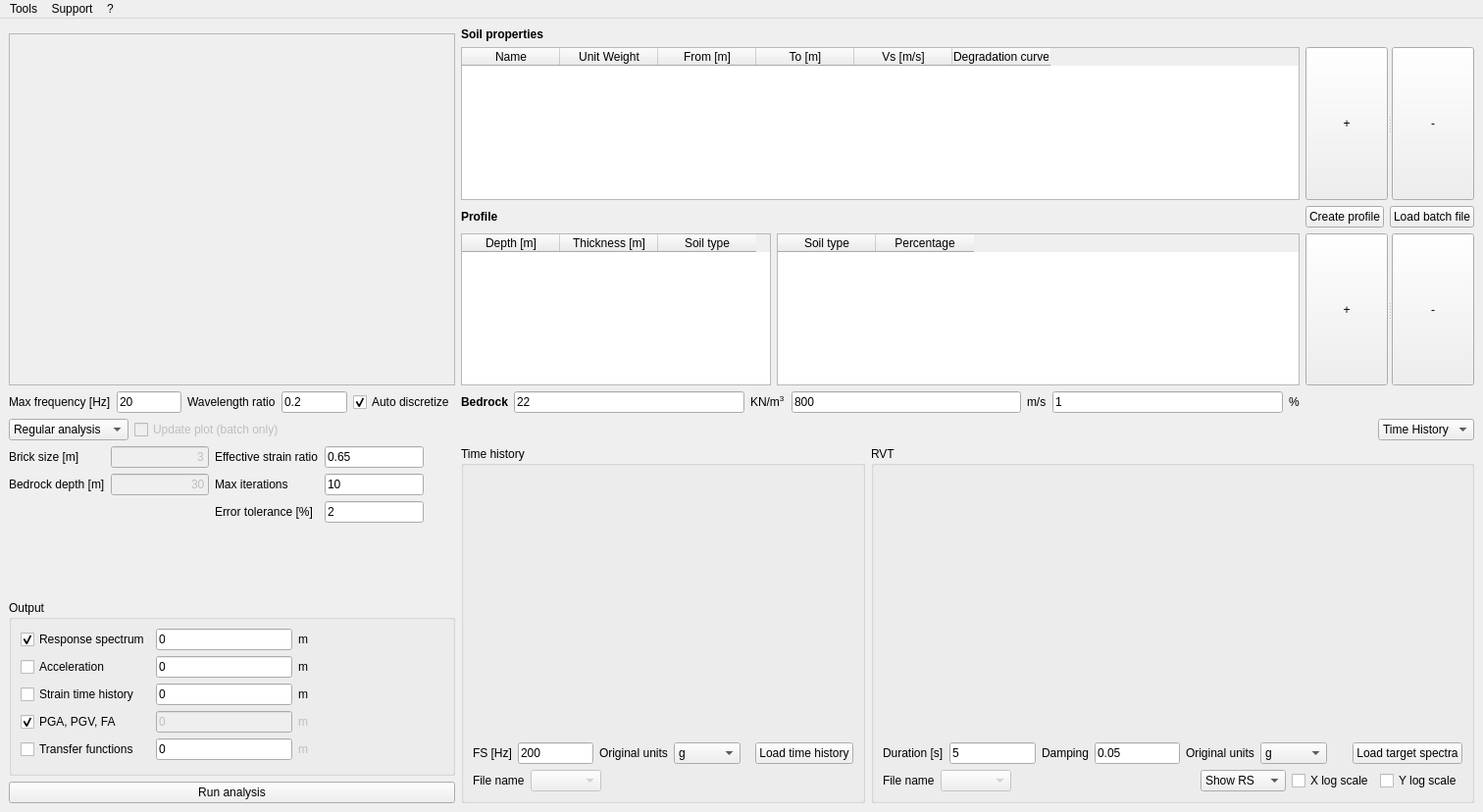
<?xml version="1.0" encoding="UTF-8"?>
<ui version="4.0">
 <class>MainWindow</class>
 <widget class="QMainWindow" name="MainWindow">
  <property name="geometry">
   <rect>
    <x>0</x>
    <y>0</y>
    <width>1512</width>
    <height>828</height>
   </rect>
  </property>
  <property name="windowTitle">
   <string>NC92-Soil</string>
  </property>
  <widget class="QWidget" name="centralwidget">
   <layout class="QGridLayout" name="gridLayout" rowstretch="5,0,5" rowminimumheight="50,0,50">
    <property name="sizeConstraint">
     <enum>QLayout::SetDefaultConstraint</enum>
    </property>
    <property name="verticalSpacing">
     <number>-1</number>
    </property>
    <item row="0" column="1">
     <layout class="QGridLayout" name="gridLayout_soil" columnstretch="3,0">
      <property name="sizeConstraint">
       <enum>QLayout::SetDefaultConstraint</enum>
      </property>
      <item row="5" column="0">
       <widget class="QLabel" name="label_profileProp">
        <property name="sizePolicy">
         <sizepolicy hsizetype="Preferred" vsizetype="Fixed">
          <horstretch>0</horstretch>
          <verstretch>0</verstretch>
         </sizepolicy>
        </property>
        <property name="font">
         <font>
          <bold>true</bold>
         </font>
        </property>
        <property name="text">
         <string>Profile</string>
        </property>
       </widget>
      </item>
      <item row="0" column="0">
       <widget class="QLabel" name="label_SoilProp">
        <property name="sizePolicy">
         <sizepolicy hsizetype="Preferred" vsizetype="Fixed">
          <horstretch>0</horstretch>
          <verstretch>0</verstretch>
         </sizepolicy>
        </property>
        <property name="font">
         <font>
          <bold>true</bold>
         </font>
        </property>
        <property name="text">
         <string>Soil properties</string>
        </property>
       </widget>
      </item>
      <item row="6" column="0">
       <layout class="QHBoxLayout" name="horizontalLayout_profile">
        <item>
         <widget class="QTableWidget" name="tableWidget_Profile">
          <property name="sizePolicy">
           <sizepolicy hsizetype="Preferred" vsizetype="Expanding">
            <horstretch>0</horstretch>
            <verstretch>0</verstretch>
           </sizepolicy>
          </property>
          <property name="sizeAdjustPolicy">
           <enum>QAbstractScrollArea::AdjustToContents</enum>
          </property>
          <attribute name="verticalHeaderDefaultSectionSize">
           <number>30</number>
          </attribute>
          <column>
           <property name="text">
            <string>Depth [m]</string>
           </property>
          </column>
          <column>
           <property name="text">
            <string>Thickness [m]</string>
           </property>
          </column>
          <column>
           <property name="text">
            <string>Soil type</string>
           </property>
          </column>
         </widget>
        </item>
        <item>
         <widget class="QTableWidget" name="tableWidget_Permutations">
          <property name="sizePolicy">
           <sizepolicy hsizetype="Expanding" vsizetype="Expanding">
            <horstretch>0</horstretch>
            <verstretch>0</verstretch>
           </sizepolicy>
          </property>
          <property name="sizeAdjustPolicy">
           <enum>QAbstractScrollArea::AdjustToContents</enum>
          </property>
          <attribute name="verticalHeaderDefaultSectionSize">
           <number>30</number>
          </attribute>
          <column>
           <property name="text">
            <string>Soil type</string>
           </property>
          </column>
          <column>
           <property name="text">
            <string>Percentage</string>
           </property>
          </column>
         </widget>
        </item>
       </layout>
      </item>
      <item row="2" column="1">
       <widget class="QSplitter" name="splitter">
        <property name="sizePolicy">
         <sizepolicy hsizetype="MinimumExpanding" vsizetype="Preferred">
          <horstretch>0</horstretch>
          <verstretch>0</verstretch>
         </sizepolicy>
        </property>
        <property name="orientation">
         <enum>Qt::Horizontal</enum>
        </property>
        <widget class="QPushButton" name="pushButton_addSoil">
         <property name="text">
          <string>+</string>
         </property>
        </widget>
        <widget class="QPushButton" name="pushButton_removeSoil">
         <property name="text">
          <string>-</string>
         </property>
        </widget>
       </widget>
      </item>
      <item row="8" column="0">
       <layout class="QHBoxLayout" name="horizontalLayout_bedrock">
        <property name="sizeConstraint">
         <enum>QLayout::SetDefaultConstraint</enum>
        </property>
        <item>
         <widget class="QLabel" name="label_35">
          <property name="sizePolicy">
           <sizepolicy hsizetype="Preferred" vsizetype="Fixed">
            <horstretch>0</horstretch>
            <verstretch>0</verstretch>
           </sizepolicy>
          </property>
          <property name="font">
           <font>
            <bold>true</bold>
           </font>
          </property>
          <property name="text">
           <string>Bedrock</string>
          </property>
         </widget>
        </item>
        <item>
         <widget class="QLineEdit" name="lineEdit_bedWeight">
          <property name="sizePolicy">
           <sizepolicy hsizetype="Expanding" vsizetype="Fixed">
            <horstretch>0</horstretch>
            <verstretch>0</verstretch>
           </sizepolicy>
          </property>
          <property name="toolTip">
           <string>Bedrock unit weight</string>
          </property>
          <property name="text">
           <string>22</string>
          </property>
         </widget>
        </item>
        <item>
         <widget class="QLabel" name="label_bedUnits_2">
          <property name="sizePolicy">
           <sizepolicy hsizetype="Preferred" vsizetype="Fixed">
            <horstretch>0</horstretch>
            <verstretch>0</verstretch>
           </sizepolicy>
          </property>
          <property name="font">
           <font>
            <bold>false</bold>
           </font>
          </property>
          <property name="text">
           <string>KN/m&lt;sup&gt;3&lt;/sup&gt;</string>
          </property>
          <property name="textFormat">
           <enum>Qt::RichText</enum>
          </property>
         </widget>
        </item>
        <item>
         <widget class="QLineEdit" name="lineEdit_bedVelocity">
          <property name="sizePolicy">
           <sizepolicy hsizetype="Expanding" vsizetype="Fixed">
            <horstretch>0</horstretch>
            <verstretch>0</verstretch>
           </sizepolicy>
          </property>
          <property name="toolTip">
           <string>Bedrock velocity</string>
          </property>
          <property name="text">
           <string>800</string>
          </property>
         </widget>
        </item>
        <item>
         <widget class="QLabel" name="label_36">
          <property name="sizePolicy">
           <sizepolicy hsizetype="Preferred" vsizetype="Fixed">
            <horstretch>0</horstretch>
            <verstretch>0</verstretch>
           </sizepolicy>
          </property>
          <property name="font">
           <font>
            <bold>false</bold>
           </font>
          </property>
          <property name="text">
           <string>m/s</string>
          </property>
         </widget>
        </item>
        <item>
         <widget class="QLineEdit" name="lineEdit_bedDamping">
          <property name="sizePolicy">
           <sizepolicy hsizetype="Expanding" vsizetype="Fixed">
            <horstretch>0</horstretch>
            <verstretch>0</verstretch>
           </sizepolicy>
          </property>
          <property name="toolTip">
           <string>Bedrock damping</string>
          </property>
          <property name="text">
           <string>1</string>
          </property>
         </widget>
        </item>
        <item>
         <widget class="QLabel" name="label_37">
          <property name="sizePolicy">
           <sizepolicy hsizetype="Preferred" vsizetype="Fixed">
            <horstretch>0</horstretch>
            <verstretch>0</verstretch>
           </sizepolicy>
          </property>
          <property name="font">
           <font>
            <bold>false</bold>
           </font>
          </property>
          <property name="text">
           <string>%</string>
          </property>
         </widget>
        </item>
       </layout>
      </item>
      <item row="2" column="0">
       <widget class="QTableWidget" name="tableWidget_Soil">
        <property name="sizePolicy">
         <sizepolicy hsizetype="Preferred" vsizetype="Expanding">
          <horstretch>0</horstretch>
          <verstretch>0</verstretch>
         </sizepolicy>
        </property>
        <property name="sizeAdjustPolicy">
         <enum>QAbstractScrollArea::AdjustToContents</enum>
        </property>
        <attribute name="verticalHeaderDefaultSectionSize">
         <number>30</number>
        </attribute>
        <column>
         <property name="text">
          <string>Name</string>
         </property>
        </column>
        <column>
         <property name="text">
          <string>Unit Weight</string>
         </property>
        </column>
        <column>
         <property name="text">
          <string>From [m]</string>
         </property>
        </column>
        <column>
         <property name="text">
          <string>To [m]</string>
         </property>
        </column>
        <column>
         <property name="text">
          <string>Vs [m/s]</string>
         </property>
        </column>
        <column>
         <property name="text">
          <string>Degradation curve</string>
         </property>
        </column>
       </widget>
      </item>
      <item row="8" column="1">
       <layout class="QHBoxLayout" name="horizontalLayout_vel_damp"/>
      </item>
      <item row="5" column="1">
       <layout class="QHBoxLayout" name="horizontalLayout_create">
        <item>
         <widget class="QPushButton" name="pushButton_drawProfile">
          <property name="text">
           <string>Create profile</string>
          </property>
         </widget>
        </item>
        <item>
         <widget class="QPushButton" name="pushButton_loadBatch">
          <property name="text">
           <string>Load batch file</string>
          </property>
         </widget>
        </item>
       </layout>
      </item>
      <item row="6" column="1">
       <widget class="QSplitter" name="splitter_2">
        <property name="sizePolicy">
         <sizepolicy hsizetype="MinimumExpanding" vsizetype="Preferred">
          <horstretch>0</horstretch>
          <verstretch>0</verstretch>
         </sizepolicy>
        </property>
        <property name="orientation">
         <enum>Qt::Horizontal</enum>
        </property>
        <widget class="QPushButton" name="pushButton_addProfile">
         <property name="text">
          <string>+</string>
         </property>
        </widget>
        <widget class="QPushButton" name="pushButton_removeProfile">
         <property name="text">
          <string>-</string>
         </property>
        </widget>
       </widget>
      </item>
     </layout>
    </item>
    <item row="0" column="0">
     <layout class="QVBoxLayout" name="verticalLayout_display_and_console" stretch="0,2,1">
      <property name="sizeConstraint">
       <enum>QLayout::SetDefaultConstraint</enum>
      </property>
      <item>
       <widget class="MplWidget" name="graphWidget" native="true">
        <property name="sizePolicy">
         <sizepolicy hsizetype="Preferred" vsizetype="Preferred">
          <horstretch>0</horstretch>
          <verstretch>0</verstretch>
         </sizepolicy>
        </property>
        <property name="minimumSize">
         <size>
          <width>0</width>
          <height>0</height>
         </size>
        </property>
       </widget>
      </item>
      <item>
       <widget class="QPlainTextEdit" name="plainTextEdit_overview">
        <property name="enabled">
         <bool>false</bool>
        </property>
        <property name="sizePolicy">
         <sizepolicy hsizetype="Preferred" vsizetype="Preferred">
          <horstretch>0</horstretch>
          <verstretch>0</verstretch>
         </sizepolicy>
        </property>
        <property name="textInteractionFlags">
         <set>Qt::TextSelectableByKeyboard|Qt::TextSelectableByMouse</set>
        </property>
       </widget>
      </item>
      <item>
       <layout class="QHBoxLayout" name="horizontalLayout_13">
        <property name="sizeConstraint">
         <enum>QLayout::SetDefaultConstraint</enum>
        </property>
        <item>
         <widget class="QLabel" name="label_15">
          <property name="font">
           <font>
            <bold>false</bold>
           </font>
          </property>
          <property name="text">
           <string>Max frequency [Hz]</string>
          </property>
         </widget>
        </item>
        <item>
         <widget class="QLineEdit" name="lineEdit_maxFreq">
          <property name="text">
           <string>20</string>
          </property>
         </widget>
        </item>
        <item>
         <widget class="QLabel" name="label_16">
          <property name="font">
           <font>
            <bold>false</bold>
           </font>
          </property>
          <property name="text">
           <string>Wavelength ratio</string>
          </property>
         </widget>
        </item>
        <item>
         <widget class="QLineEdit" name="lineEdit_waveLength">
          <property name="text">
           <string>0.2</string>
          </property>
         </widget>
        </item>
        <item>
         <widget class="QCheckBox" name="checkBox_autoDiscretize">
          <property name="text">
           <string>Auto discretize</string>
          </property>
          <property name="checked">
           <bool>true</bool>
          </property>
         </widget>
        </item>
        <item>
         <spacer name="horizontalSpacer_2">
          <property name="orientation">
           <enum>Qt::Horizontal</enum>
          </property>
          <property name="sizeHint" stdset="0">
           <size>
            <width>40</width>
            <height>20</height>
           </size>
          </property>
         </spacer>
        </item>
       </layout>
      </item>
     </layout>
    </item>
    <item row="2" column="1">
     <layout class="QVBoxLayout" name="verticalLayout_input">
      <property name="sizeConstraint">
       <enum>QLayout::SetDefaultConstraint</enum>
      </property>
      <item>
       <layout class="QHBoxLayout" name="horizontalLayout">
        <item>
         <spacer name="horizontalSpacer_3">
          <property name="orientation">
           <enum>Qt::Horizontal</enum>
          </property>
          <property name="sizeHint" stdset="0">
           <size>
            <width>40</width>
            <height>20</height>
           </size>
          </property>
         </spacer>
        </item>
        <item>
         <widget class="QComboBox" name="comboBox_THorRVT">
          <item>
           <property name="text">
            <string>Time History</string>
           </property>
          </item>
          <item>
           <property name="text">
            <string>RVT</string>
           </property>
          </item>
         </widget>
        </item>
       </layout>
      </item>
      <item>
       <layout class="QHBoxLayout" name="horizontalLayout_input_settings">
        <item>
         <widget class="QGroupBox" name="groupBox_TH">
          <property name="autoFillBackground">
           <bool>true</bool>
          </property>
          <property name="title">
           <string>Time history</string>
          </property>
          <layout class="QVBoxLayout" name="verticalLayout">
           <property name="sizeConstraint">
            <enum>QLayout::SetDefaultConstraint</enum>
           </property>
           <item>
            <widget class="MplWidget" name="graphWidget_TH" native="true">
             <property name="sizePolicy">
              <sizepolicy hsizetype="Preferred" vsizetype="Preferred">
               <horstretch>0</horstretch>
               <verstretch>0</verstretch>
              </sizepolicy>
             </property>
             <property name="minimumSize">
              <size>
               <width>0</width>
               <height>0</height>
              </size>
             </property>
            </widget>
           </item>
           <item>
            <layout class="QHBoxLayout" name="horizontalLayout_2">
             <item>
              <widget class="QLabel" name="label_7">
               <property name="font">
                <font>
                 <bold>false</bold>
                </font>
               </property>
               <property name="text">
                <string>FS [Hz]</string>
               </property>
              </widget>
             </item>
             <item>
              <widget class="QLineEdit" name="lineEdit_FS">
               <property name="toolTip">
                <string>If specified in input file, sample frequency will be automatically imported from input file</string>
               </property>
               <property name="text">
                <string>200</string>
               </property>
              </widget>
             </item>
             <item>
              <widget class="QLabel" name="label_8">
               <property name="font">
                <font>
                 <bold>false</bold>
                </font>
               </property>
               <property name="text">
                <string>Original units</string>
               </property>
              </widget>
             </item>
             <item>
              <widget class="QComboBox" name="comboBox_Units">
               <item>
                <property name="text">
                 <string>g</string>
                </property>
               </item>
               <item>
                <property name="text">
                 <string>cm/s^2</string>
                </property>
               </item>
               <item>
                <property name="text">
                 <string>m/s^2</string>
                </property>
               </item>
              </widget>
             </item>
             <item>
              <spacer name="horizontalSpacer_6">
               <property name="orientation">
                <enum>Qt::Horizontal</enum>
               </property>
               <property name="sizeHint" stdset="0">
                <size>
                 <width>40</width>
                 <height>20</height>
                </size>
               </property>
              </spacer>
             </item>
             <item>
              <widget class="QPushButton" name="pushButton_loadTH">
               <property name="text">
                <string>Load time history</string>
               </property>
              </widget>
             </item>
            </layout>
           </item>
           <item>
            <layout class="QHBoxLayout" name="horizontalLayout_3">
             <item>
              <widget class="QLabel" name="label_14">
               <property name="font">
                <font>
                 <bold>false</bold>
                </font>
               </property>
               <property name="text">
                <string>File name</string>
               </property>
              </widget>
             </item>
             <item>
              <widget class="QComboBox" name="comboBox_eventList">
               <property name="enabled">
                <bool>false</bool>
               </property>
              </widget>
             </item>
             <item>
              <spacer name="horizontalSpacer_4">
               <property name="orientation">
                <enum>Qt::Horizontal</enum>
               </property>
               <property name="sizeHint" stdset="0">
                <size>
                 <width>40</width>
                 <height>20</height>
                </size>
               </property>
              </spacer>
             </item>
            </layout>
           </item>
          </layout>
         </widget>
        </item>
        <item>
         <widget class="QGroupBox" name="groupBox_RVT">
          <property name="autoFillBackground">
           <bool>true</bool>
          </property>
          <property name="title">
           <string>RVT</string>
          </property>
          <layout class="QVBoxLayout" name="verticalLayout_6" stretch="4,1,1">
           <item>
            <widget class="MplWidget" name="graphWidget_Spectrum" native="true">
             <property name="sizePolicy">
              <sizepolicy hsizetype="Preferred" vsizetype="Preferred">
               <horstretch>0</horstretch>
               <verstretch>0</verstretch>
              </sizepolicy>
             </property>
             <property name="minimumSize">
              <size>
               <width>0</width>
               <height>0</height>
              </size>
             </property>
            </widget>
           </item>
           <item>
            <layout class="QHBoxLayout" name="horizontalLayout_10">
             <item>
              <widget class="QLabel" name="label_31">
               <property name="text">
                <string>Duration [s]</string>
               </property>
              </widget>
             </item>
             <item>
              <widget class="QLineEdit" name="lineEdit_duration">
               <property name="text">
                <string>5</string>
               </property>
              </widget>
             </item>
             <item>
              <widget class="QLabel" name="label_32">
               <property name="text">
                <string>Damping</string>
               </property>
              </widget>
             </item>
             <item>
              <widget class="QLineEdit" name="lineEdit_damping">
               <property name="text">
                <string>0.05</string>
               </property>
              </widget>
             </item>
             <item>
              <widget class="QLabel" name="label_33">
               <property name="font">
                <font>
                 <bold>false</bold>
                </font>
               </property>
               <property name="text">
                <string>Original units</string>
               </property>
              </widget>
             </item>
             <item>
              <widget class="QComboBox" name="comboBox_SpectraUnits">
               <item>
                <property name="text">
                 <string>g</string>
                </property>
               </item>
               <item>
                <property name="text">
                 <string>cm/s^2</string>
                </property>
               </item>
               <item>
                <property name="text">
                 <string>m/s^2</string>
                </property>
               </item>
              </widget>
             </item>
             <item>
              <spacer name="horizontalSpacer_7">
               <property name="orientation">
                <enum>Qt::Horizontal</enum>
               </property>
               <property name="sizeHint" stdset="0">
                <size>
                 <width>40</width>
                 <height>20</height>
                </size>
               </property>
              </spacer>
             </item>
             <item>
              <widget class="QPushButton" name="pushButton_loadSpectra">
               <property name="text">
                <string>Load target spectra</string>
               </property>
              </widget>
             </item>
            </layout>
           </item>
           <item>
            <layout class="QHBoxLayout" name="horizontalLayout_11">
             <item>
              <widget class="QLabel" name="label_34">
               <property name="text">
                <string>File name</string>
               </property>
              </widget>
             </item>
             <item>
              <widget class="QComboBox" name="comboBox_spectraList">
               <property name="enabled">
                <bool>false</bool>
               </property>
              </widget>
             </item>
             <item>
              <spacer name="horizontalSpacer_5">
               <property name="orientation">
                <enum>Qt::Horizontal</enum>
               </property>
               <property name="sizeHint" stdset="0">
                <size>
                 <width>40</width>
                 <height>20</height>
                </size>
               </property>
              </spacer>
             </item>
             <item>
              <widget class="QComboBox" name="comboBox_showWhat">
               <item>
                <property name="text">
                 <string>Show RS</string>
                </property>
               </item>
               <item>
                <property name="text">
                 <string>Show FAS</string>
                </property>
               </item>
              </widget>
             </item>
             <item>
              <widget class="QCheckBox" name="checkBox_xlog">
               <property name="text">
                <string>X log scale</string>
               </property>
              </widget>
             </item>
             <item>
              <widget class="QCheckBox" name="checkBox_ylog">
               <property name="text">
                <string>Y log scale</string>
               </property>
              </widget>
             </item>
            </layout>
           </item>
          </layout>
         </widget>
        </item>
       </layout>
      </item>
     </layout>
    </item>
    <item row="2" column="0">
     <layout class="QVBoxLayout" name="verticalLayout_output_and_settings">
      <property name="sizeConstraint">
       <enum>QLayout::SetDefaultConstraint</enum>
      </property>
      <item>
       <layout class="QVBoxLayout" name="verticalLayout_analysis_and_bricks">
        <property name="sizeConstraint">
         <enum>QLayout::SetDefaultConstraint</enum>
        </property>
        <item>
         <layout class="QHBoxLayout" name="horizontalLayout_analysis_type">
          <item>
           <widget class="QComboBox" name="comboBox_analysisType">
            <item>
             <property name="text">
              <string>Regular analysis</string>
             </property>
            </item>
            <item>
             <property name="text">
              <string>Permutations</string>
             </property>
            </item>
            <item>
             <property name="text">
              <string>Batch analysis</string>
             </property>
            </item>
           </widget>
          </item>
          <item>
           <widget class="QCheckBox" name="checkBox_updatePlots">
            <property name="enabled">
             <bool>false</bool>
            </property>
            <property name="text">
             <string>Update plot (batch only)</string>
            </property>
           </widget>
          </item>
          <item>
           <spacer name="horizontalSpacer_8">
            <property name="orientation">
             <enum>Qt::Horizontal</enum>
            </property>
            <property name="sizeHint" stdset="0">
             <size>
              <width>40</width>
              <height>20</height>
             </size>
            </property>
           </spacer>
          </item>
         </layout>
        </item>
        <item>
         <layout class="QHBoxLayout" name="horizontalLayout_bricks">
          <item>
           <layout class="QFormLayout" name="formLayout">
            <item row="0" column="0">
             <widget class="QLabel" name="label_18">
              <property name="font">
               <font>
                <bold>false</bold>
               </font>
              </property>
              <property name="text">
               <string>Brick size [m]</string>
              </property>
             </widget>
            </item>
            <item row="0" column="1">
             <widget class="QLineEdit" name="lineEdit_brickSize">
              <property name="enabled">
               <bool>false</bool>
              </property>
              <property name="text">
               <string>3</string>
              </property>
              <property name="alignment">
               <set>Qt::AlignRight|Qt::AlignTrailing|Qt::AlignVCenter</set>
              </property>
             </widget>
            </item>
            <item row="1" column="0">
             <widget class="QLabel" name="label_25">
              <property name="font">
               <font>
                <bold>false</bold>
               </font>
              </property>
              <property name="text">
               <string>Bedrock depth [m]</string>
              </property>
             </widget>
            </item>
            <item row="1" column="1">
             <widget class="QLineEdit" name="lineEdit_bedDepth">
              <property name="enabled">
               <bool>false</bool>
              </property>
              <property name="toolTip">
               <string>Bedrock unit weight</string>
              </property>
              <property name="text">
               <string>30</string>
              </property>
              <property name="alignment">
               <set>Qt::AlignRight|Qt::AlignTrailing|Qt::AlignVCenter</set>
              </property>
             </widget>
            </item>
           </layout>
          </item>
          <item>
           <layout class="QFormLayout" name="formLayout_generic_options">
            <item row="0" column="0">
             <widget class="QLabel" name="label_11">
              <property name="font">
               <font>
                <bold>false</bold>
               </font>
              </property>
              <property name="text">
               <string>Effective strain ratio</string>
              </property>
             </widget>
            </item>
            <item row="0" column="1">
             <widget class="QLineEdit" name="lineEdit_strainRatio">
              <property name="text">
               <string>0.65</string>
              </property>
             </widget>
            </item>
            <item row="1" column="0">
             <widget class="QLabel" name="label_12">
              <property name="font">
               <font>
                <bold>false</bold>
               </font>
              </property>
              <property name="text">
               <string>Max iterations</string>
              </property>
             </widget>
            </item>
            <item row="1" column="1">
             <widget class="QLineEdit" name="lineEdit_maxIter">
              <property name="text">
               <string>10</string>
              </property>
             </widget>
            </item>
            <item row="2" column="0">
             <widget class="QLabel" name="label_13">
              <property name="font">
               <font>
                <bold>false</bold>
               </font>
              </property>
              <property name="text">
               <string>Error tolerance [%]</string>
              </property>
             </widget>
            </item>
            <item row="2" column="1">
             <widget class="QLineEdit" name="lineEdit_maxTol">
              <property name="text">
               <string>2</string>
              </property>
             </widget>
            </item>
           </layout>
          </item>
          <item>
           <spacer name="horizontalSpacer_9">
            <property name="orientation">
             <enum>Qt::Horizontal</enum>
            </property>
            <property name="sizeHint" stdset="0">
             <size>
              <width>40</width>
              <height>20</height>
             </size>
            </property>
           </spacer>
          </item>
         </layout>
        </item>
       </layout>
      </item>
      <item>
       <widget class="QGroupBox" name="groupBox_output">
        <property name="title">
         <string>Output</string>
        </property>
        <layout class="QGridLayout" name="gridLayout_2">
         <property name="sizeConstraint">
          <enum>QLayout::SetDefaultConstraint</enum>
         </property>
         <item row="2" column="1">
          <widget class="QLineEdit" name="lineEdit_strainDepth">
           <property name="text">
            <string>0</string>
           </property>
          </widget>
         </item>
         <item row="3" column="2">
          <widget class="QLabel" name="label_17">
           <property name="enabled">
            <bool>false</bool>
           </property>
           <property name="font">
            <font>
             <bold>false</bold>
            </font>
           </property>
           <property name="text">
            <string>m</string>
           </property>
          </widget>
         </item>
         <item row="3" column="1">
          <widget class="QLineEdit" name="lineEdit_briefDepth">
           <property name="enabled">
            <bool>false</bool>
           </property>
           <property name="text">
            <string>0</string>
           </property>
          </widget>
         </item>
         <item row="4" column="1">
          <widget class="QLineEdit" name="lineEdit_FourierDepth">
           <property name="enabled">
            <bool>true</bool>
           </property>
           <property name="toolTip">
            <string>&lt;html&gt;&lt;head/&gt;&lt;body&gt;&lt;p&gt;Choose the depth at which the Fourier spectrum must be calculated.&lt;/p&gt;&lt;p&gt;Enabling this option, also the Fourier spectrum at bedrock depth (within and outcrop) will be exported by default&lt;/p&gt;&lt;/body&gt;&lt;/html&gt;</string>
           </property>
           <property name="text">
            <string>0</string>
           </property>
          </widget>
         </item>
         <item row="4" column="0">
          <widget class="QCheckBox" name="checkBox_Fourier">
           <property name="enabled">
            <bool>true</bool>
           </property>
           <property name="text">
            <string>Transfer functions</string>
           </property>
           <property name="checked">
            <bool>false</bool>
           </property>
          </widget>
         </item>
         <item row="1" column="1">
          <widget class="QLineEdit" name="lineEdit_accDepth">
           <property name="text">
            <string>0</string>
           </property>
          </widget>
         </item>
         <item row="0" column="3">
          <spacer name="horizontalSpacer">
           <property name="orientation">
            <enum>Qt::Horizontal</enum>
           </property>
           <property name="sizeHint" stdset="0">
            <size>
             <width>40</width>
             <height>20</height>
            </size>
           </property>
          </spacer>
         </item>
         <item row="1" column="2">
          <widget class="QLabel" name="label_5">
           <property name="font">
            <font>
             <bold>false</bold>
            </font>
           </property>
           <property name="text">
            <string>m</string>
           </property>
          </widget>
         </item>
         <item row="1" column="0">
          <widget class="QCheckBox" name="checkBox_outAcc">
           <property name="text">
            <string>Acceleration</string>
           </property>
          </widget>
         </item>
         <item row="0" column="0">
          <widget class="QCheckBox" name="checkBox_outRS">
           <property name="text">
            <string>Response spectrum</string>
           </property>
           <property name="checked">
            <bool>true</bool>
           </property>
          </widget>
         </item>
         <item row="4" column="2">
          <widget class="QLabel" name="label_24">
           <property name="enabled">
            <bool>false</bool>
           </property>
           <property name="font">
            <font>
             <bold>false</bold>
            </font>
           </property>
           <property name="text">
            <string>m</string>
           </property>
          </widget>
         </item>
         <item row="2" column="0">
          <widget class="QCheckBox" name="checkBox_outStrain">
           <property name="text">
            <string>Strain time history</string>
           </property>
          </widget>
         </item>
         <item row="2" column="2">
          <widget class="QLabel" name="label_4">
           <property name="font">
            <font>
             <bold>false</bold>
            </font>
           </property>
           <property name="text">
            <string>m</string>
           </property>
          </widget>
         </item>
         <item row="0" column="1">
          <widget class="QLineEdit" name="lineEdit_RSDepth">
           <property name="text">
            <string>0</string>
           </property>
          </widget>
         </item>
         <item row="0" column="2">
          <widget class="QLabel" name="label_3">
           <property name="font">
            <font>
             <bold>false</bold>
            </font>
           </property>
           <property name="text">
            <string>m</string>
           </property>
          </widget>
         </item>
         <item row="3" column="0">
          <widget class="QCheckBox" name="checkBox_outBrief">
           <property name="enabled">
            <bool>true</bool>
           </property>
           <property name="text">
            <string>PGA, PGV, FA</string>
           </property>
           <property name="checked">
            <bool>true</bool>
           </property>
          </widget>
         </item>
        </layout>
       </widget>
      </item>
      <item>
       <widget class="QPushButton" name="pushButton_run">
        <property name="text">
         <string>Run analysis</string>
        </property>
       </widget>
      </item>
     </layout>
    </item>
   </layout>
  </widget>
  <widget class="QMenuBar" name="menubar">
   <property name="geometry">
    <rect>
     <x>0</x>
     <y>0</y>
     <width>1512</width>
     <height>24</height>
    </rect>
   </property>
   <widget class="QMenu" name="menu">
    <property name="title">
     <string>?</string>
    </property>
    <addaction name="actionAbout"/>
   </widget>
   <widget class="QMenu" name="menuTools">
    <property name="title">
     <string>Tools</string>
    </property>
    <widget class="QMenu" name="menuMerge_and_make_stats">
     <property name="title">
      <string>Merge and make stats</string>
     </property>
     <addaction name="actionGenerate_only_master"/>
     <addaction name="actionGenerate_master_and_sub"/>
    </widget>
    <addaction name="actionGenerateStochastic"/>
    <addaction name="separator"/>
    <addaction name="actionGeneratePermutated"/>
    <addaction name="actionGenerate_NTC"/>
    <addaction name="actionGenerate_UHS_spectra"/>
    <addaction name="separator"/>
    <addaction name="menuMerge_and_make_stats"/>
   </widget>
   <widget class="QMenu" name="menuSupport">
    <property name="title">
     <string>Support</string>
    </property>
    <addaction name="actionLoadspectra"/>
    <addaction name="actionRun_analysis"/>
   </widget>
   <addaction name="menuTools"/>
   <addaction name="menuSupport"/>
   <addaction name="menu"/>
  </widget>
  <action name="actionAbout">
   <property name="text">
    <string>About</string>
   </property>
  </action>
  <action name="actionGenerateStochastic">
   <property name="text">
    <string>Generate stochastic profiles</string>
   </property>
  </action>
  <action name="actionGeneratePermutated">
   <property name="text">
    <string>Generate permutated profiles (beta)</string>
   </property>
  </action>
  <action name="actionGenerate_NTC">
   <property name="text">
    <string>Generate NTC spectra</string>
   </property>
  </action>
  <action name="actionGenerate_master_and_sub">
   <property name="text">
    <string>Generate master report with subreport</string>
   </property>
  </action>
  <action name="actionGenerate_master_report">
   <property name="text">
    <string>Generate master report</string>
   </property>
  </action>
  <action name="actionGenerate_only_master">
   <property name="text">
    <string>Generate master report</string>
   </property>
  </action>
  <action name="actionLoadspectra">
   <property name="text">
    <string>Load target spectra</string>
   </property>
  </action>
  <action name="actionRun_analysis">
   <property name="enabled">
    <bool>false</bool>
   </property>
   <property name="text">
    <string>Run batch analysis</string>
   </property>
  </action>
  <action name="actionGenerate_UHS_spectra">
   <property name="text">
    <string>Generate UHS spectra</string>
   </property>
  </action>
 </widget>
 <customwidgets>
  <customwidget>
   <class>MplWidget</class>
   <extends>QWidget</extends>
   <header>mplwidget</header>
   <container>1</container>
  </customwidget>
 </customwidgets>
 <resources/>
 <connections/>
</ui>
